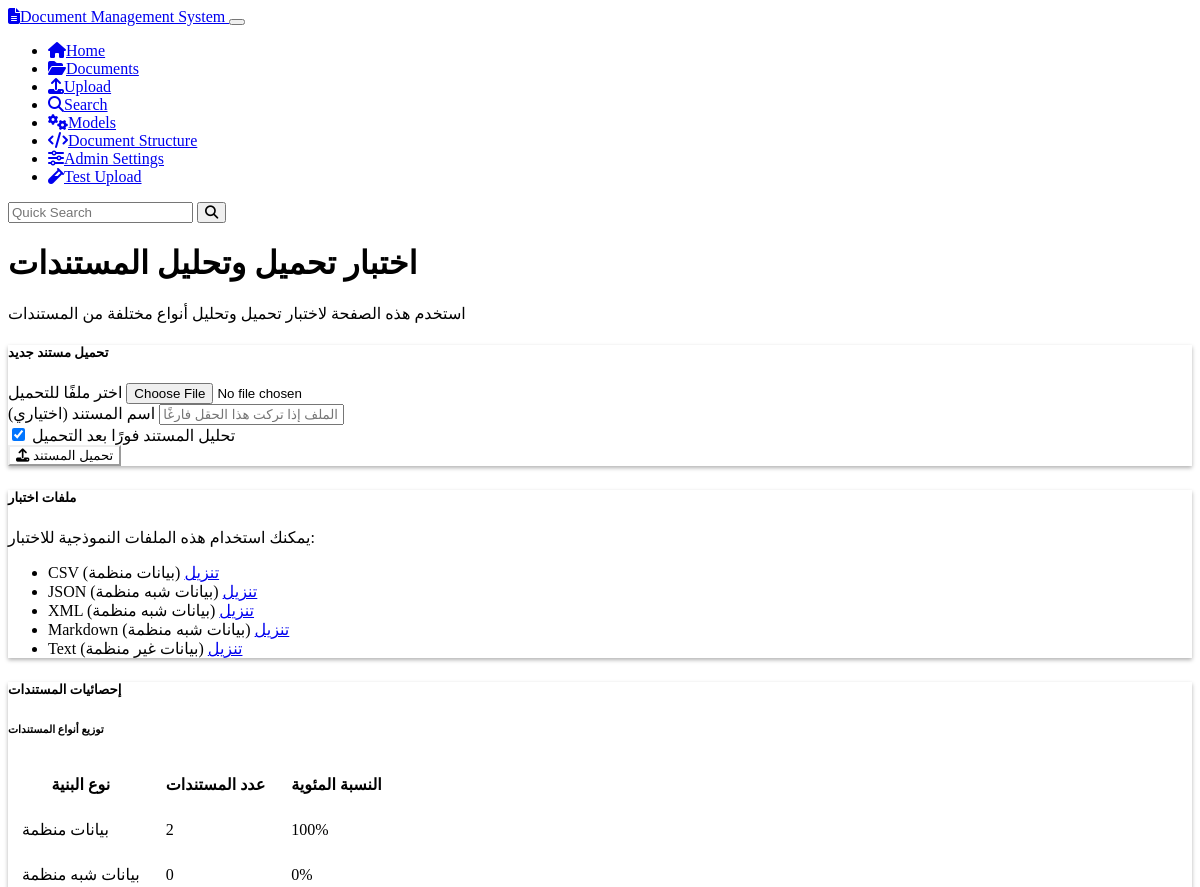
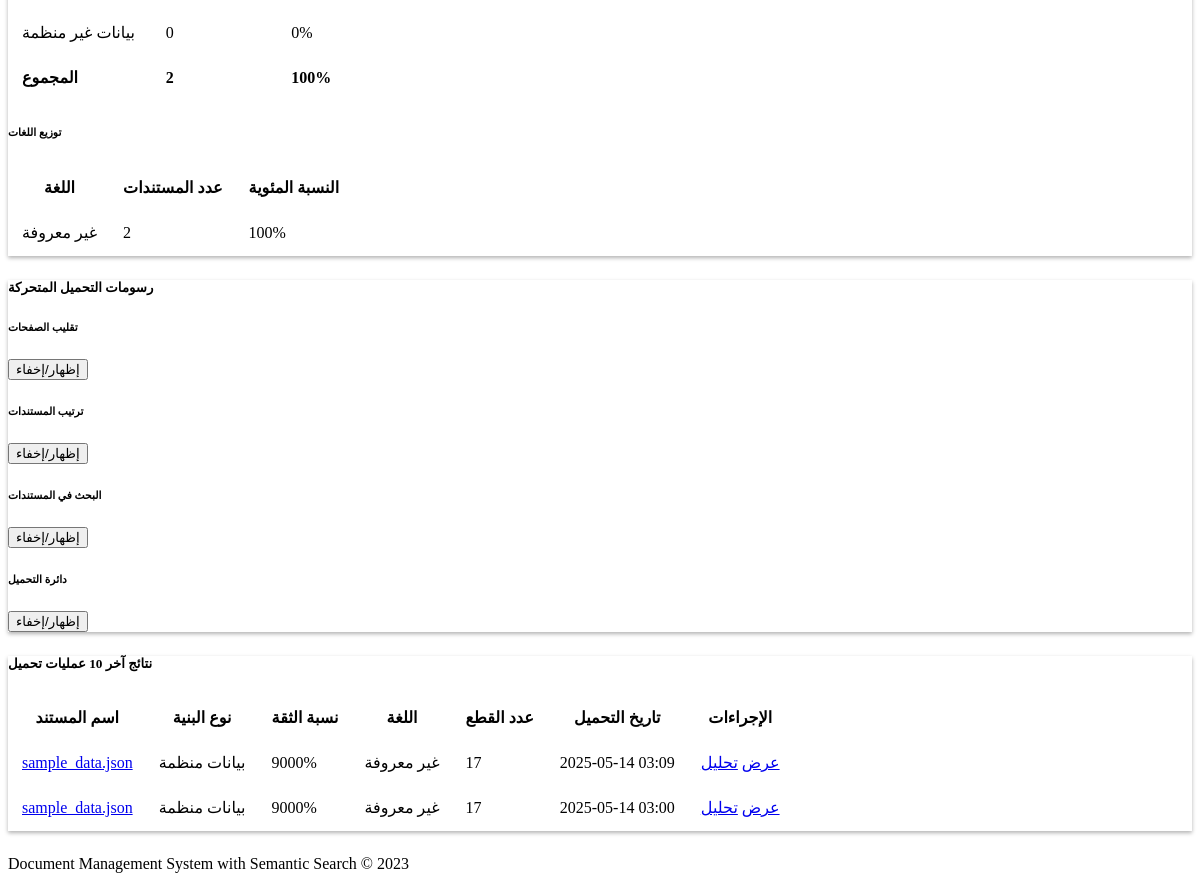
Page /test/upload on the earlier database version (2 pictures, top to bottom).
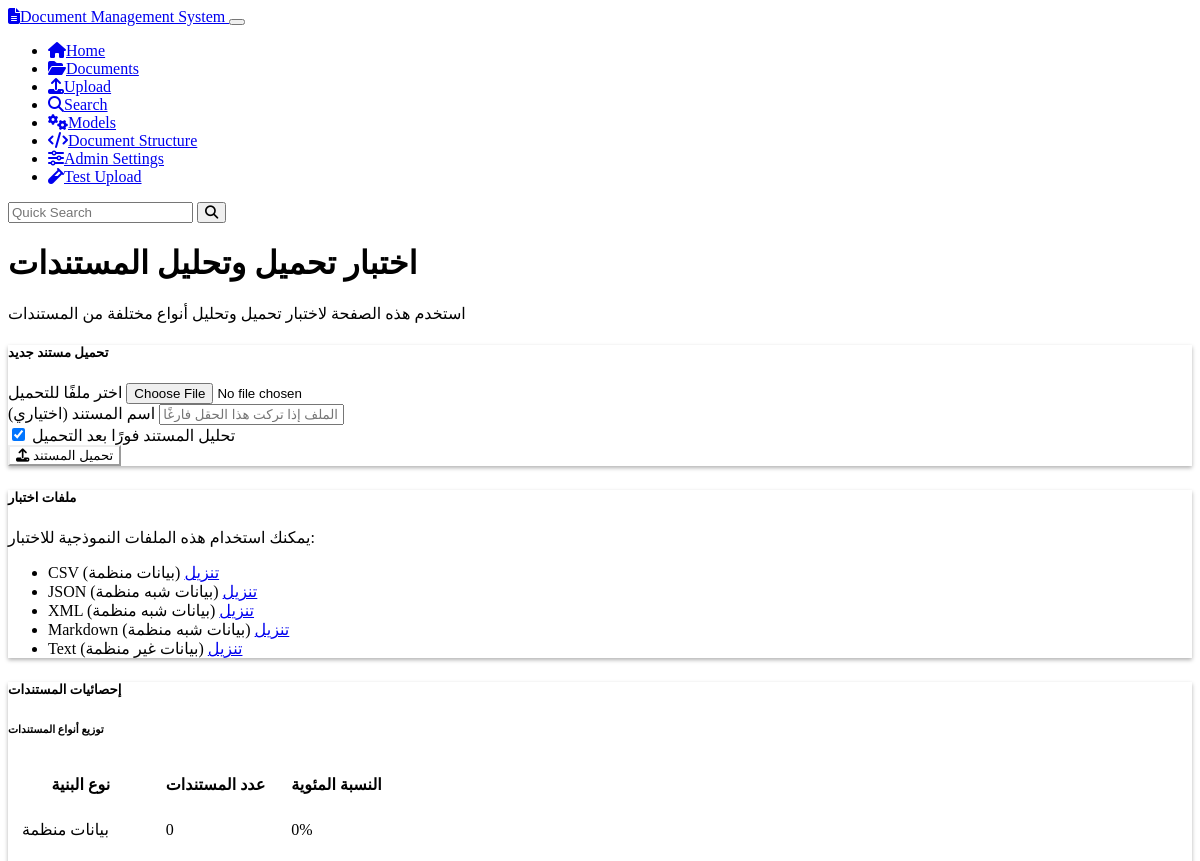
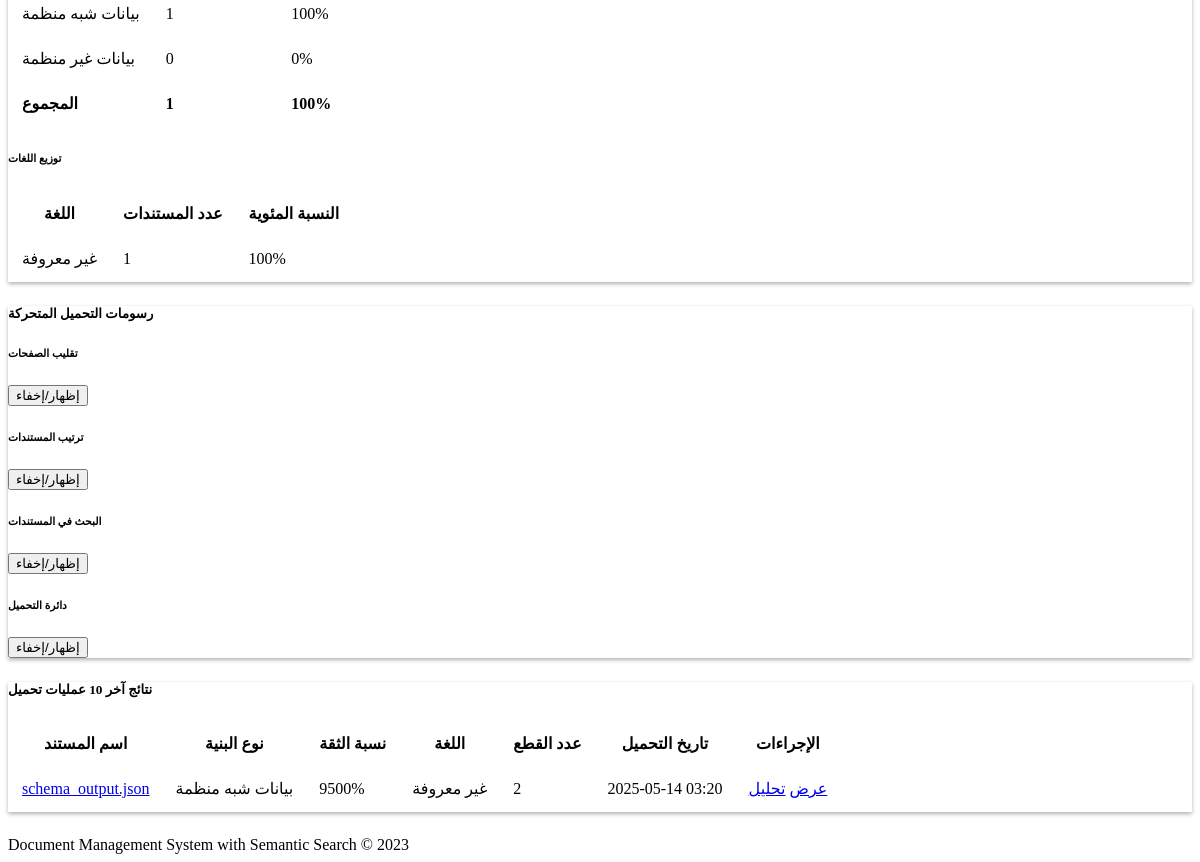
Same page on the later database version (2 pictures, top to bottom).
### models.py (models this page shows, shortened)
class Document(db.Model):
    id = db.Column(db.String(36), primary_key=True, default=lambda: str(uuid.uuid4()))
    name = db.Column(db.String(255), nullable=False)
    content = db.Column(db.Text, nullable=False)
    mime_type = db.Column(db.String(100), nullable=False)
    created_at = db.Column(db.DateTime, default=datetime.datetime.utcnow)
    updated_at = db.Column(db.DateTime, default=datetime.datetime.utcnow, onupdate=datetime.datetime.utcnow)
    chunks = db.relationship('Chunk', backref='document', cascade='all, delete-orphan')
    doc_metadata = db.relationship('Metadata', backref='document', cascade='all, delete-orphan')

### routes.py (the view)
@app.route('/test/upload')
def test_upload_page():
    stats = {
        'structured': 0,
        'semi_structured': 0,
        'unstructured': 0,
        'total': 0
    }
    language_stats = {}
    for doc in Document.query.all():
        stats['total'] += 1
        doc_metadata = {}
        for meta in Metadata.query.filter_by(document_id=doc.id).all():
            doc_metadata[meta.key] = meta.value
        structure_type = doc_metadata.get('detected_structure', 'unstructured')
        stats[structure_type] += 1
        language = doc_metadata.get('detected_language', 'unknown')
        language_stats[language] = language_stats.get(language, 0) + 1
    if stats['total'] > 0:
        stats['structured_percent'] = int(stats['structured'] / stats['total'] * 100)
        stats['semi_structured_percent'] = int(stats['semi_structured'] / stats['total'] * 100)
        stats['unstructured_percent'] = int(stats['unstructured'] / stats['total'] * 100)
    else:
        stats['structured_percent'] = 0
        stats['semi_structured_percent'] = 0
        stats['unstructured_percent'] = 0
    recent_documents = []
    for doc in Document.query.order_by(Document.created_at.desc()).limit(10).all():
        doc_metadata = {}
        for meta in Metadata.query.filter_by(document_id=doc.id).all():
            doc_metadata[meta.key] = meta.value
        chunk_count = Chunk.query.filter_by(document_id=doc.id).count()
        enriched_doc = {
            'id': doc.id,
            'name': doc.name,
            'structure_type': doc_metadata.get('detected_structure', 'unstructured'),
            'confidence': int(float(doc_metadata.get('detection_confidence', '0')) * 100),
            'language': doc_metadata.get('detected_language', 'unknown'),
            'chunk_count': chunk_count,
            'created_at': doc.created_at
        }
        recent_documents.append(enriched_doc)
    lang_names = {
        'ar': 'العربية',
        'en': 'الإنجليزية',
        'fr': 'الفرنسية',
        'es': 'الإسبانية',
        'de': 'الألمانية',
        'zh': 'الصينية',
        'ru': 'الروسية',
        'ja': 'اليابانية',
        'multilingual': 'متعدد اللغات',
        'unknown': 'غير معروفة'
    }
    return render_template(
        'test_upload.html',
        stats=stats,
        language_stats=language_stats,
        recent_documents=recent_documents,
        lang_names=lang_names
    )

### templates/test_upload.html (shortened to what the changed rows need)
{% extends 'base.html' %}
{% block content %}
<div class="container mt-4">
  <div class="row mb-4">
    <div class="col">
      <h1>اختبار تحميل وتحليل المستندات</h1>
    </div>
  </div>
  <div class="row mb-4">
    <div class="col-12">
      <div class="card">
        <div class="card-body">
          <div class="row">
            <div class="col-md-6">
              <div class="table-responsive">
                <table class="table table-sm">
                  <thead>
                    <tr>
                      <th>نوع البنية</th>
                      <th>عدد المستندات</th>
                      <th>النسبة المئوية</th>
                    </tr>
                  </thead>
                  <tbody>
                    <tr>
                      <td>بيانات منظمة</td>
                      <td>{{ stats.structured }}</td>
                      <td>{{ stats.structured_percent }}%</td>
                    </tr>
                    <tr>
                      <td>بيانات شبه منظمة</td>
                      <td>{{ stats.semi_structured }}</td>
                      <td>{{ stats.semi_structured_percent }}%</td>
                    </tr>
                    <tr class="table-info">
                      <td><strong>{{ stats.total }}</strong></td>
                    </tr>
                  </tbody>
                </table>
              </div>
            </div>
            <div class="col-md-6">
              <div class="table-responsive">
                <table class="table table-sm">
                  <thead>
                    <tr>
                      <th>اللغة</th>
                      <th>عدد المستندات</th>
                      <th>النسبة المئوية</th>
                    </tr>
                  </thead>
                  <tbody>
                    {% for lang, count in language_stats.items() %}
                    <tr>
                      <td>{{ lang_names.get(lang, lang) }}</td>
                      <td>{{ count }}</td>
                      <td>{{ (count / stats.total * 100)|int if stats.total > 0 else 0 }}%</td>
                    </tr>
                    {% endfor %}
                  </tbody>
                </table>
              </div>
            </div>
          </div>
        </div>
      </div>
    </div>
  </div>
  <div class="row mb-4">
    <div class="col-12">
      <div class="card">
        <div class="card-body">
          <div class="table-responsive">
            <table class="table table-hover">
              <thead>
                <tr>
                  <th>اسم المستند</th>
                  <th>نوع البنية</th>
                  <th>نسبة الثقة</th>
                  <th>اللغة</th>
                  <th>عدد القطع</th>
                  <th>تاريخ التحميل</th>
                  <th>الإجراءات</th>
                </tr>
              </thead>
              <tbody>
                {% for doc in recent_documents %}
                <tr>
                  <td><a href="{{ url_for('document_view', document_id=doc.id) }}">{{ doc.name }}</a></td>
                  <td>
                    {% if doc.structure_type == 'structured' %}
                      <span class="badge bg-primary">بيانات منظمة</span>
                    {% elif doc.structure_type == 'semi_structured' %}
                      <span class="badge bg-info">بيانات شبه منظمة</span>
                    {% else %}
                      <span class="badge bg-warning">بيانات غير منظمة</span>
                    {% endif %}
                  </td>
                  <td>{{ doc.confidence }}%</td>
                  <td>{{ lang_names.get(doc.language, doc.language) }}</td>
                  <td>{{ doc.chunk_count }}</td>
                  <td>{{ doc.created_at.strftime('%Y-%m-%d %H:%M') }}</td>
                  <td>
                    <div class="btn-group btn-group-sm">
                      <a href="{{ url_for('document_view', document_id=doc.id) }}" class="btn btn-outline-primary">عرض</a>
                      <a href="{{ url_for('document_analysis_page', document_id=doc.id) }}" class="btn btn-outline-info">تحليل</a>
                    </div>
                  </td>
                </tr>
                {% endfor %}
              </tbody>
            </table>
          </div>
        </div>
      </div>
    </div>
  </div>
</div>
{% endblock %}

Differences in the rows shown:
removed Document: name "sample_data.json", created_at "2025-05-14 03:09"
removed Document: name "sample_data.json", created_at "2025-05-14 03:00"
added Document: name "schema_output.json", created_at "2025-05-14 03:20"
Other differences:
{{ stats.structured }}: "2" → "0"
{{ stats.structured_percent }}: "100" → "0"
{{ stats.semi_structured }}: "0" → "1"
{{ stats.semi_structured_percent }}: "0" → "100"
{{ stats.total }}: "2" → "1"
new list line: "غير معروفة 1 100 %"
new list line: "بيانات شبه منظمة 9500 % غير معروفة 2 عرض تحليل"
list line gone: "غير معروفة 2 100 %"
list line gone: "بيانات منظمة 9000 % غير معروفة 17 عرض تحليل"
